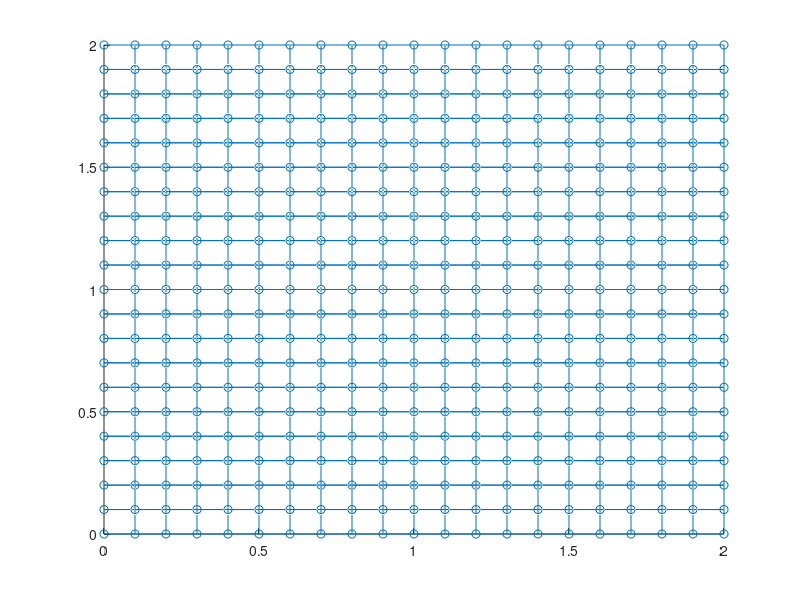

This figure's MATLAB source:
function [] = fem2d()

global g_w
global g_locs

% Declare Gaussian quadrature indices and weights. Using n=3 quadrature
% here.
g_w = [5/9, 8/9, 5/9];
g_locs = [-sqrt(3/5),0,sqrt(3/5)];

% shps: nshapes x nvertices matrix; at index i, shps(i,:) contains the
% global vertex indices.
% pts_ind: npoints_global x 3, the global vertex indices and the locations
% of the points.
% edge_pts: the indices of points that are on the boundary's edge.
[shps,pts,pts_ind,edge_pts]=mkgridsq(20,20, 2,2)

A = zeros(length(pts_ind),length(pts_ind));
f = zeros(length(pts_ind),1);
source = ones(length(pts_ind),1);

pts_local = zeros(length(shps(1,:)),3);

for i = 1:length(shps)
    %for every element, calculate the integrals, add it to the larger
    %matrix.
    if mod(i,10) == 1
       i 
    end
    
    for j = 1:length(pts_local)  
        pts_local(j,:) = pts_ind(shps(i,j),:);
    end

    A = A + calcA(pts_local, length(A));
    f = f + source.*calcF(pts_local, length(A));
end

% Apply Dirichlet boundary conditions here.
for i = 1:length(edge_pts)
   x = edge_pts(i);
   A(x,:) = 0;
   A(:,x) = 0;
   A(x,x) = 1;
   f(x) = 0; 
end

sol = A\f;
max(sol)

hold on
scatter3(pts_ind(:,2),pts_ind(:,3),sol)

for i = 1:length(shps)
   tmp = shps(i,:);
   x = zeros(1,length(tmp));
   y = zeros(1,length(tmp));
   z = zeros(1,length(tmp));
   for j = 1:length(tmp)
      x(j) = pts_ind(tmp(j),2);
      y(j) = pts_ind(tmp(j),3);
      z(j) = sol(tmp(j));
   end
   line(x,y,z)
end

end

% calcA: calculates the individual shape's contribution to the "A" matrix.

% INPUT
% pts (n x 3 matrix, where n is the number of vertices PER SHAPE. First column
% is the point index, second and third columns are (x, y) coordinates of point.

% globn (int): number of total points in the system.

% RETURNS: 
% mat, globn x globn matrix.
% the value of integral(grad(phi_i) . grad(phi_j) dxdy), where
% phi_i and phi_j are the numbered basis functions of the rectangle,
% where phi_i(i) = d(i,j) and d is the kronecker delta and i, j are indices
% of vertices.

function mat = calcA(pts, globn)

global dpdz
global dpde
global g_w
global g_locs

mat = zeros(globn, globn);

% Shape functions for z from [-1,1] and e from [-1,1]
% p1 = (z-1)*(e-1)/4
% p2 = -(z+1)*(e-1)/4
% p3 = (z+1)*(e+1)/4
% p4 = -(z-1)*(e+1)/4

%pre-calculated derivatives of the master shape, for ease. 

dp1de = @(z,e) (z-1)/4;
dp2de = @(z,e) (-1-z)/4;
dp3de = @(z,e) (z+1)/4;
dp4de = @(z,e) (1-z)/4;

dp1dz = @(z,e) (e-1)/4;
dp2dz = @(z,e) (1-e)/4;
dp3dz = @(z,e) (e+1)/4;
dp4dz = @(z,e) (-e-1)/4;

% cell array of derivatives. Easiest way to do the x_i * phi_i.
dpdz = {dp1dz, dp2dz, dp3dz, dp4dz};
dpde = {dp1de, dp2de, dp3de, dp4de};

for i = 1:length(pts)
    for j = i:length(pts)
        
        int_val = 0;
        % here we take the grad(phi_i)*grad(phi_j), using Gaussian
        % quadrature specified above.
        
        for l = 1:length(g_locs)
            for k = 1:length(g_locs)
                x = g_locs(l);
                y = g_locs(k);
                jac_temp = jac(pts, x, y);
                
                temp = (dpdx(pts,x,y,i) * dpdx(pts, x,y,j) +...
                    dpdy(pts,x,y,i) * dpdy(pts,x,y,j)) / jac_temp^2;
                
                int_val = int_val + g_w(l)*g_w(k)*temp*jac_temp;
            end
        end
        
        mat(pts(i,1),pts(j,1)) = int_val;
        mat(pts(j,1),pts(i,1)) = int_val;
    end
end

end

function f = calcF(pts, globn)

global g_w
global g_locs

f = zeros(globn,1);

% Shape functions for z from [-1,1] and e from [-1,1]
p1 = @(z,e) (z-1)*(e-1)/4;
p2 = @(z,e) -(z+1)*(e-1)/4;
p3 = @(z,e) (z+1)*(e+1)/4;
p4 = @(z,e) -(z-1)*(e+1)/4;

p = {p1, p2, p3, p4};

for i = 1:length(pts)
   sum = 0;
    for l = 1:length(g_w)
        for k = 1:length(g_w)
            x = g_locs(l);
            y = g_locs(k);
            sum = sum + g_w(l)*g_w(k)*jac(pts,x,y)*p{i}(x,y);
        end
    end
    
    f(pts(i,1)) = sum;
end

end

function j = jac(pts, z, e)

global dpdz
global dpde

dxdz = 0;
dxde = 0;
dydz = 0;
dyde = 0;

for i = 1:length(pts)
   dxdz = dxdz + pts(i,2)*dpdz{i}(z,e);
   dxde = dxde + pts(i,2)*dpde{i}(z,e);
   dydz = dydz + pts(i,3)*dpdz{i}(z,e);
   dyde = dyde + pts(i,3)*dpde{i}(z,e); 
end

j = dxdz*dyde - dxde*dydz;

end

% FUNCTIONS: DPDX DPDY
% INPUT: pts (4x3 int, double, double), z (double), e (double), ind (int)
% OUTPUT: x (double)

% Returns the value of dpdx for a certain basis function (phi_ind).
% RETURNS VALUE OF DPDX THAT HAS NOT BEEN DIVIDED BY JACOBIAN.

function x = dpdx(pts, z, e, ind)
   
    global dpdz
    global dpde
    
    p1 = 0; % for dpdx
    p2 = 0;
    
    for i = 1:length(pts)
        p1 = p1 + pts(i,3)*dpde{i}(z,e);
        p2 = p2 + pts(i,3)*dpdz{i}(z,e);
    end
    
    x = dpdz{ind}(z,e)*p1 - dpde{ind}(z,e)*p2;

end

function x = dpdy(pts, z, e, ind)
    
    global dpdz
    global dpde
    
    p1 = 0;
    p2 = 0;
    
    for i = 1:length(pts)
        p1 = p1 + pts(i,2)*dpde{i}(z,e);
        p2 = p2 + pts(i,2)*dpdz{i}(z,e);
    end
    
    x = -dpdz{ind}(z,e)*p1 + dpde{ind}(z,e)*p2;

end


% FUNCTION mkgridsq:

% INPUT: nc (int), nr (int), lenr (double), lenc (double).
% OUTPUT: shps ( (nc x nr) x 4 ints), pts ( nc + 1 x nr + 1 ints )
% pts_ind ( (nc + 1 x nr + 1) x 3 doubles ), nepoints ( 1 x edgepoints ). 


function [shps, pts, pts_ind, nepoints] = mkgridsq(nc, nr, lenr, lenc)

intr = lenr/nr;
intc = lenc/nc;

numshapes = nr*nc;
numpoints = (nr+1)*(nc+1);
scount = 1;
shps = zeros(numshapes, 4);
pts = zeros(nr+1,nc+1);
pts_ind = zeros(numpoints, 3);

nepoints = zeros(1,(nr+1)*2 + (nc-1)*2); % number of edge points for a square only.

BL = 0;
BR = 0;
TR = 0;
TL = 0;

epc = 1; %edge point counter

% this implementation is for the very simple 

% 11 12 13 14 15 ...
% 6  7  8  9  10
% 1  2  3  4  5

% numbering system. Undoubtedly there are more efficient ways to do this.
% Can be changed later.

    for i = 1:nr+1
        for j = 1:nc+1
            
            pts(i,j) = (i-1)*(nc+1)+j;
            pts_ind(pts(i,j), 1) = pts(i,j);
            pts_ind(pts(i,j), 2) = (j-1)*intc;
            pts_ind(pts(i,j), 3) = (i-1)*intr;
            
            if i==1 || j == 1 || i == nr+1 || j == nc+1
                nepoints(epc) = pts(i,j);
                epc = epc + 1;
            end
            
        end
    end
    
    for i = 1:nr
        for j = 1:nc
            
            BL = pts(i,j);
            BR = BL + 1;
            TR = BR + (nc+1);
            TL = BL + (nc+1);
            shps(scount, :) = [BL, BR, TR, TL];
            scount = scount + 1;
            
        end
    end  
end

